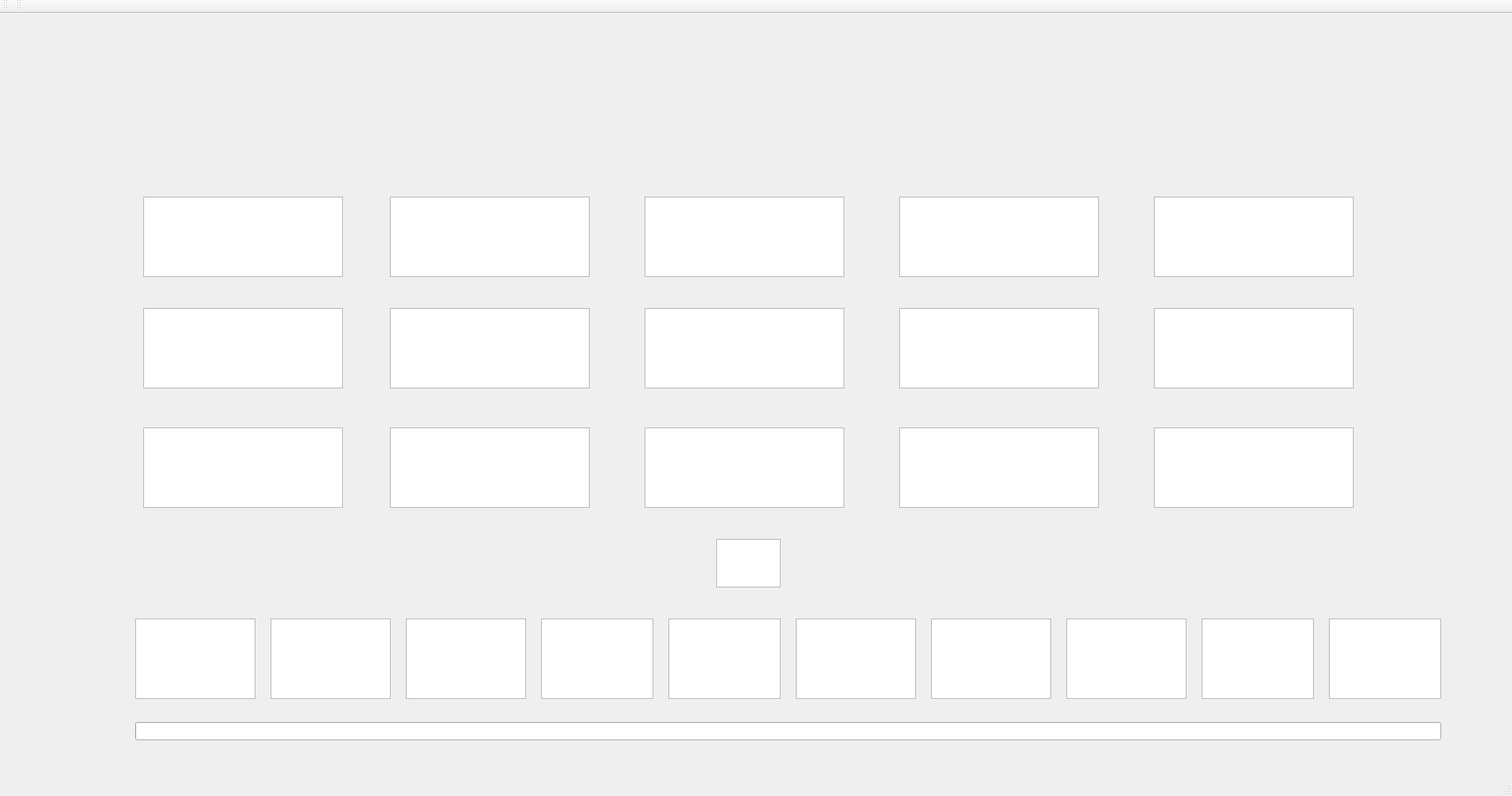
<?xml version="1.0" encoding="UTF-8"?>
<ui version="4.0">
 <class>MainWindow</class>
 <widget class="QMainWindow" name="MainWindow">
  <property name="geometry">
   <rect>
    <x>0</x>
    <y>0</y>
    <width>1900</width>
    <height>1000</height>
   </rect>
  </property>
  <property name="minimumSize">
   <size>
    <width>1900</width>
    <height>1000</height>
   </size>
  </property>
  <property name="maximumSize">
   <size>
    <width>1900</width>
    <height>1000</height>
   </size>
  </property>
  <property name="windowTitle">
   <string>MainWindow</string>
  </property>
  <widget class="QWidget" name="centralWidget">
   <widget class="QLabel" name="label">
    <property name="geometry">
     <rect>
      <x>180</x>
      <y>0</y>
      <width>1561</width>
      <height>251</height>
     </rect>
    </property>
    <property name="styleSheet">
     <string notr="true">background-image: url(:/imagenes/images/lineaProdu.png);</string>
    </property>
    <property name="text">
     <string/>
    </property>
   </widget>
   <widget class="QTextEdit" name="textEdit">
    <property name="geometry">
     <rect>
      <x>180</x>
      <y>230</y>
      <width>251</width>
      <height>101</height>
     </rect>
    </property>
   </widget>
   <widget class="QTextEdit" name="textEdit_2">
    <property name="geometry">
     <rect>
      <x>180</x>
      <y>370</y>
      <width>251</width>
      <height>101</height>
     </rect>
    </property>
   </widget>
   <widget class="QTextEdit" name="textEdit_3">
    <property name="geometry">
     <rect>
      <x>180</x>
      <y>520</y>
      <width>251</width>
      <height>101</height>
     </rect>
    </property>
   </widget>
   <widget class="QTextEdit" name="textEdit_4">
    <property name="geometry">
     <rect>
      <x>490</x>
      <y>230</y>
      <width>251</width>
      <height>101</height>
     </rect>
    </property>
   </widget>
   <widget class="QTextEdit" name="textEdit_5">
    <property name="geometry">
     <rect>
      <x>490</x>
      <y>370</y>
      <width>251</width>
      <height>101</height>
     </rect>
    </property>
   </widget>
   <widget class="QTextEdit" name="textEdit_6">
    <property name="geometry">
     <rect>
      <x>490</x>
      <y>520</y>
      <width>251</width>
      <height>101</height>
     </rect>
    </property>
   </widget>
   <widget class="QTextEdit" name="textEdit_7">
    <property name="geometry">
     <rect>
      <x>810</x>
      <y>230</y>
      <width>251</width>
      <height>101</height>
     </rect>
    </property>
   </widget>
   <widget class="QTextEdit" name="textEdit_8">
    <property name="geometry">
     <rect>
      <x>810</x>
      <y>370</y>
      <width>251</width>
      <height>101</height>
     </rect>
    </property>
   </widget>
   <widget class="QTextEdit" name="textEdit_9">
    <property name="geometry">
     <rect>
      <x>810</x>
      <y>520</y>
      <width>251</width>
      <height>101</height>
     </rect>
    </property>
   </widget>
   <widget class="QTextEdit" name="textEdit_10">
    <property name="geometry">
     <rect>
      <x>1130</x>
      <y>230</y>
      <width>251</width>
      <height>101</height>
     </rect>
    </property>
   </widget>
   <widget class="QTextEdit" name="textEdit_11">
    <property name="geometry">
     <rect>
      <x>1130</x>
      <y>370</y>
      <width>251</width>
      <height>101</height>
     </rect>
    </property>
   </widget>
   <widget class="QTextEdit" name="textEdit_12">
    <property name="geometry">
     <rect>
      <x>1130</x>
      <y>520</y>
      <width>251</width>
      <height>101</height>
     </rect>
    </property>
   </widget>
   <widget class="QTextEdit" name="textEdit_13">
    <property name="geometry">
     <rect>
      <x>1450</x>
      <y>230</y>
      <width>251</width>
      <height>101</height>
     </rect>
    </property>
   </widget>
   <widget class="QTextEdit" name="textEdit_14">
    <property name="geometry">
     <rect>
      <x>1450</x>
      <y>370</y>
      <width>251</width>
      <height>101</height>
     </rect>
    </property>
   </widget>
   <widget class="QTextEdit" name="textEdit_15">
    <property name="geometry">
     <rect>
      <x>1450</x>
      <y>520</y>
      <width>251</width>
      <height>101</height>
     </rect>
    </property>
   </widget>
   <widget class="QTextEdit" name="textEdit_16">
    <property name="geometry">
     <rect>
      <x>900</x>
      <y>660</y>
      <width>81</width>
      <height>61</height>
     </rect>
    </property>
   </widget>
   <widget class="QTextEdit" name="textEdit_17">
    <property name="geometry">
     <rect>
      <x>170</x>
      <y>760</y>
      <width>151</width>
      <height>101</height>
     </rect>
    </property>
   </widget>
   <widget class="QTextEdit" name="textEdit_18">
    <property name="geometry">
     <rect>
      <x>340</x>
      <y>760</y>
      <width>151</width>
      <height>101</height>
     </rect>
    </property>
   </widget>
   <widget class="QTextEdit" name="textEdit_19">
    <property name="geometry">
     <rect>
      <x>510</x>
      <y>760</y>
      <width>151</width>
      <height>101</height>
     </rect>
    </property>
   </widget>
   <widget class="QTextEdit" name="textEdit_20">
    <property name="geometry">
     <rect>
      <x>680</x>
      <y>760</y>
      <width>141</width>
      <height>101</height>
     </rect>
    </property>
   </widget>
   <widget class="QTextEdit" name="textEdit_21">
    <property name="geometry">
     <rect>
      <x>840</x>
      <y>760</y>
      <width>141</width>
      <height>101</height>
     </rect>
    </property>
   </widget>
   <widget class="QTextEdit" name="textEdit_22">
    <property name="geometry">
     <rect>
      <x>1670</x>
      <y>760</y>
      <width>141</width>
      <height>101</height>
     </rect>
    </property>
   </widget>
   <widget class="QTextEdit" name="textEdit_23">
    <property name="geometry">
     <rect>
      <x>1000</x>
      <y>760</y>
      <width>151</width>
      <height>101</height>
     </rect>
    </property>
   </widget>
   <widget class="QTextEdit" name="textEdit_24">
    <property name="geometry">
     <rect>
      <x>1340</x>
      <y>760</y>
      <width>151</width>
      <height>101</height>
     </rect>
    </property>
   </widget>
   <widget class="QTextEdit" name="textEdit_25">
    <property name="geometry">
     <rect>
      <x>1170</x>
      <y>760</y>
      <width>151</width>
      <height>101</height>
     </rect>
    </property>
   </widget>
   <widget class="QTextEdit" name="textEdit_26">
    <property name="geometry">
     <rect>
      <x>1510</x>
      <y>760</y>
      <width>141</width>
      <height>101</height>
     </rect>
    </property>
   </widget>
   <widget class="QProgressBar" name="progressBar">
    <property name="geometry">
     <rect>
      <x>170</x>
      <y>890</y>
      <width>1641</width>
      <height>23</height>
     </rect>
    </property>
    <property name="maximum">
     <number>20</number>
    </property>
    <property name="value">
     <number>-1</number>
    </property>
   </widget>
  </widget>
  <widget class="QMenuBar" name="menuBar">
   <property name="geometry">
    <rect>
     <x>0</x>
     <y>0</y>
     <width>1900</width>
     <height>24</height>
    </rect>
   </property>
  </widget>
  <widget class="QToolBar" name="mainToolBar">
   <attribute name="toolBarArea">
    <enum>TopToolBarArea</enum>
   </attribute>
   <attribute name="toolBarBreak">
    <bool>false</bool>
   </attribute>
  </widget>
  <widget class="QStatusBar" name="statusBar"/>
  <widget class="QToolBar" name="toolBar">
   <property name="windowTitle">
    <string>toolBar</string>
   </property>
   <attribute name="toolBarArea">
    <enum>TopToolBarArea</enum>
   </attribute>
   <attribute name="toolBarBreak">
    <bool>false</bool>
   </attribute>
  </widget>
 </widget>
 <layoutdefault spacing="6" margin="11"/>
 <resources/>
 <connections/>
</ui>
